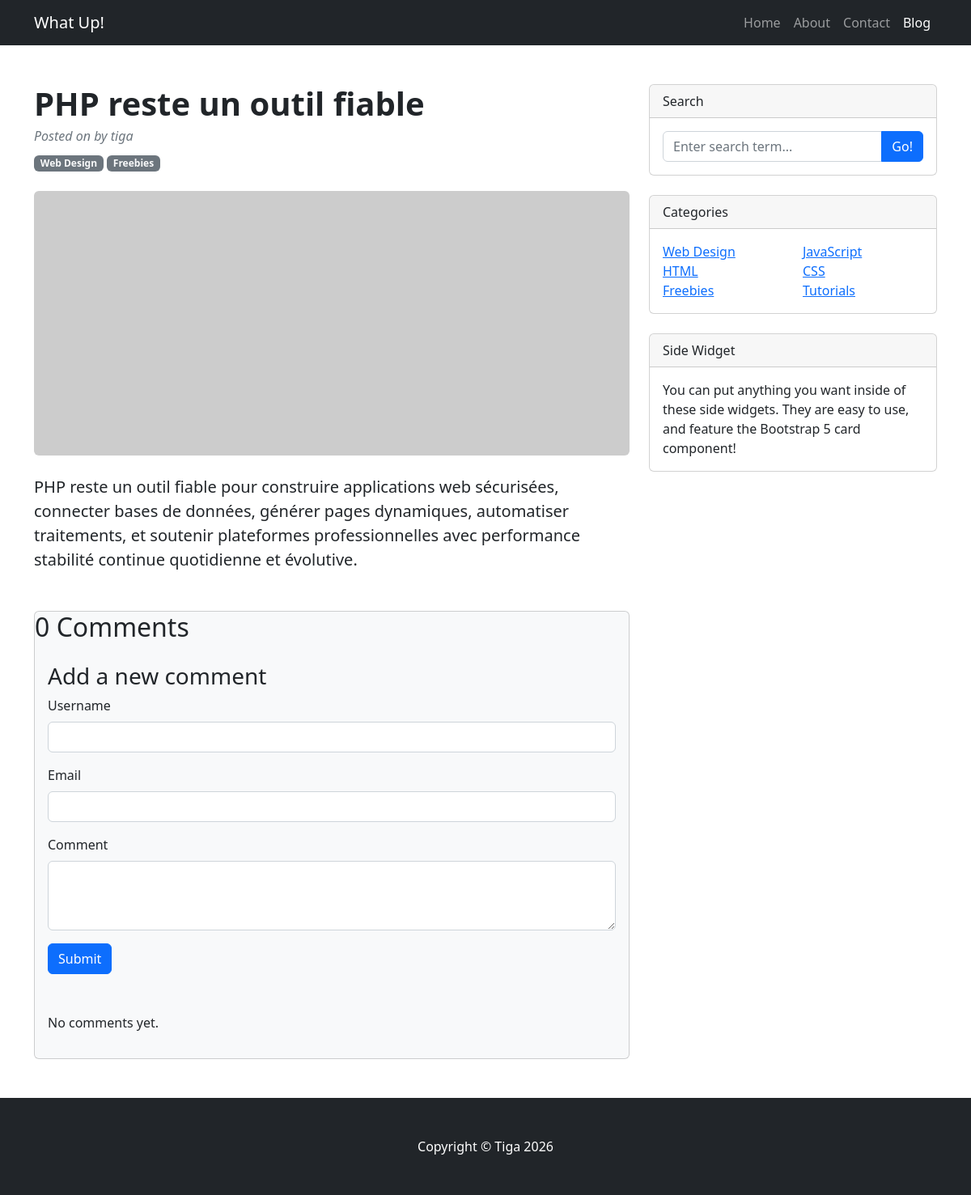
The page /post/php-reste-un-outil-fiable/ on the database its author committed.
### blog/models.py (models this page shows, shortened)
class Post(models.Model):
    category = models.ForeignKey(Category, on_delete=models.CASCADE, related_name='posts')
    STATUS_CHOICES = (
        ('draft', 'Draft'),
        ('published', 'Published'),
    )
    title = models.CharField(max_length=200)
    slug = models.SlugField(max_length=200)
    body = models.TextField()
    created_at = models.DateTimeField(auto_now_add=True)
    updated = models.DateTimeField(auto_now= True)
    status = models.CharField(choices=STATUS_CHOICES, default='draft', max_length=10)
    pusblish = models.DateTimeField(default=timezone.now)
    author = models.ForeignKey(User, on_delete=models.CASCADE, related_name='posted')

### blog/views.py (the view)
# urls.py: path('post/<slug:slug>/', views.post_detail, name='post_detail'),
def post_detail(request, slug: str):
    post = get_object_or_404(Post, slug=slug)
    comments = Comment.objects.filter(post=post.id)
    new_comment = None
    if request.method == 'POST':
        comment_form = CommentForm(data= request.POST)
        if comment_form.is_valid():
            new_comment = comment_form.save(commit=False)
            new_comment.post = post
            new_comment.save()
    else:
        comment_form = CommentForm()
    return render(request, 'blog/post/detail.html', {
                                        'post': post,
                                        'comments': comments,
                                        'new_comment': new_comment,
                                        'comment_form': comment_form
                                        })

### blog/forms.py
class CommentForm(forms.ModelForm):
    username = forms.CharField(max_length=80, widget=forms.TextInput(attrs={'class': 'form-control'}))
    email = forms.EmailField(widget=forms.EmailInput(attrs={'class': 'form-control'}))
    body = forms.CharField(widget=forms.Textarea(attrs={'class': 'form-control', 'rows': 3}))
    class Meta:
        model = Comment
        fields = ['username', 'email', 'body']

### blog/templates/blog/post/detail.html (shortened to what this page needs)
{% extends "blog/post/base.html" %}
{% block content %}
        <div class="container mt-5">
            <div class="row">
                <div class="col-lg-8">
                    <article>
                        <header class="mb-4">
                            <h1 class="fw-bolder mb-1">{{ post.title }}</h1>
                            <div class="text-muted fst-italic mb-2">Posted on {{ post.publish }} by {{ post.author.username }}</div>
                            <a class="badge bg-secondary text-decoration-none link-light" href="#!">Web Design</a>
                            <a class="badge bg-secondary text-decoration-none link-light" href="#!">Freebies</a>
                        </header>
                        <figure class="mb-4"><img class="img-fluid rounded" src="https://dummyimage.com/900x400/ced4da/6c757d.jpg" alt="..." /></figure>
                        <section class="mb-5">
                            <p class="fs-5 mb-4">{{ post.body }}</p>
                        </section>
                    </article>
                    <section class="mb-5">
                        <div class="card bg-light">
                            <h2>
                                {% with comments.count as total_comments %}
                                    {{ total_comments }} Comment{{ total_comments|pluralize }}
                                {% endwith %}
                            </h2>
                            <div class="card-body">
                                 {% if new_comment%}
                                    <h3>you have successfully added a comment</h3>
                                 {%else %}
                                    <h3>Add a new comment</h3>
                                    <form action="" method="POST" class="mb-5">
                                        <div class="mb-3">
                                            <label for="username" class="form-label">Username</label>
                                            {{ comment_form.username }}
                                        </div>
                                        <div class="mb-3">
                                            <label for="email" class="form-label">Email</label>
                                            {{ comment_form.email }}
                                        </div>
                                        <div class="mb-3">
                                            <label for="body" class="form-label">Comment</label>
                                            {{ comment_form.body }}
                                        </div>
                                        <button type="submit" class="btn btn-primary">Submit</button>
                                    </form>
                                 {% endif %}
                                {% for comment in comments %}
                                 <div class="d-flex mb-2">
                                    <div class="flex-shrink-0"><img class="rounded-circle" src="https://dummyimage.com/50x50/ced4da/6c757d.jpg" alt="..." /></div>
                                    <div class="ms-3">
                                        <div class="fw-bold">
                                            #{{forloop.counter}}
                                            {{ comment.username }}
                                            <span class="text-muted">{{ comment.created_at }}</span>
                                        </div>
                                        {{ comment.body }}
                                    </div>
                                </div>
                                {% empty %}
                                    <p>No comments yet.</p>
                                {% endfor%}
                            </div>
                        </div>
                    </section>
                </div>
                <div class="col-lg-4">
                    <div class="card mb-4">
                        <div class="card-header">Search</div>
                        <div class="card-body">
                            <div class="input-group">
                                <input class="form-control" type="text" placeholder="Enter search term..." aria-label="Enter search term..." aria-describedby="button-search" />
                                <button class="btn btn-primary" id="button-search" type="button">Go!</button>
                            </div>
                        </div>
                    </div>
                    <div class="card mb-4">
                        <div class="card-header">Categories</div>
                        <div class="card-body">
                            <div class="row">
                                <div class="col-sm-6">
                                    <ul class="list-unstyled mb-0">
                                        <li><a href="#!">Web Design</a></li>
                                        <li><a href="#!">HTML</a></li>
                                        <li><a href="#!">Freebies</a></li>
                                    </ul>
                                </div>
                                <div class="col-sm-6">
                                    <ul class="list-unstyled mb-0">
                                        <li><a href="#!">JavaScript</a></li>
                                        <li><a href="#!">CSS</a></li>
                                        <li><a href="#!">Tutorials</a></li>
                                    </ul>
                                </div>
                            </div>
                        </div>
                    </div>
                    <div class="card mb-4">
                        <div class="card-header">Side Widget</div>
                        <div class="card-body">You can put anything you want inside of these side widgets. They are easy to use, and feature the Bootstrap 5 card component!</div>
                    </div>
                </div>
            </div>
        </div>
{% endblock %}

### rows shown on the page
Post: title "PHP reste un outil fiable", author.username "tiga", body "PHP reste un outil fiable pour construire applications web sécurisées, connecter bases de données, générer pages dynamiques, automatiser traitements, et soutenir plateformes professionnelles avec performance stabilité continue quotidienne et évolutive."

### other values the page prints
{{ total_comments }} "0"
